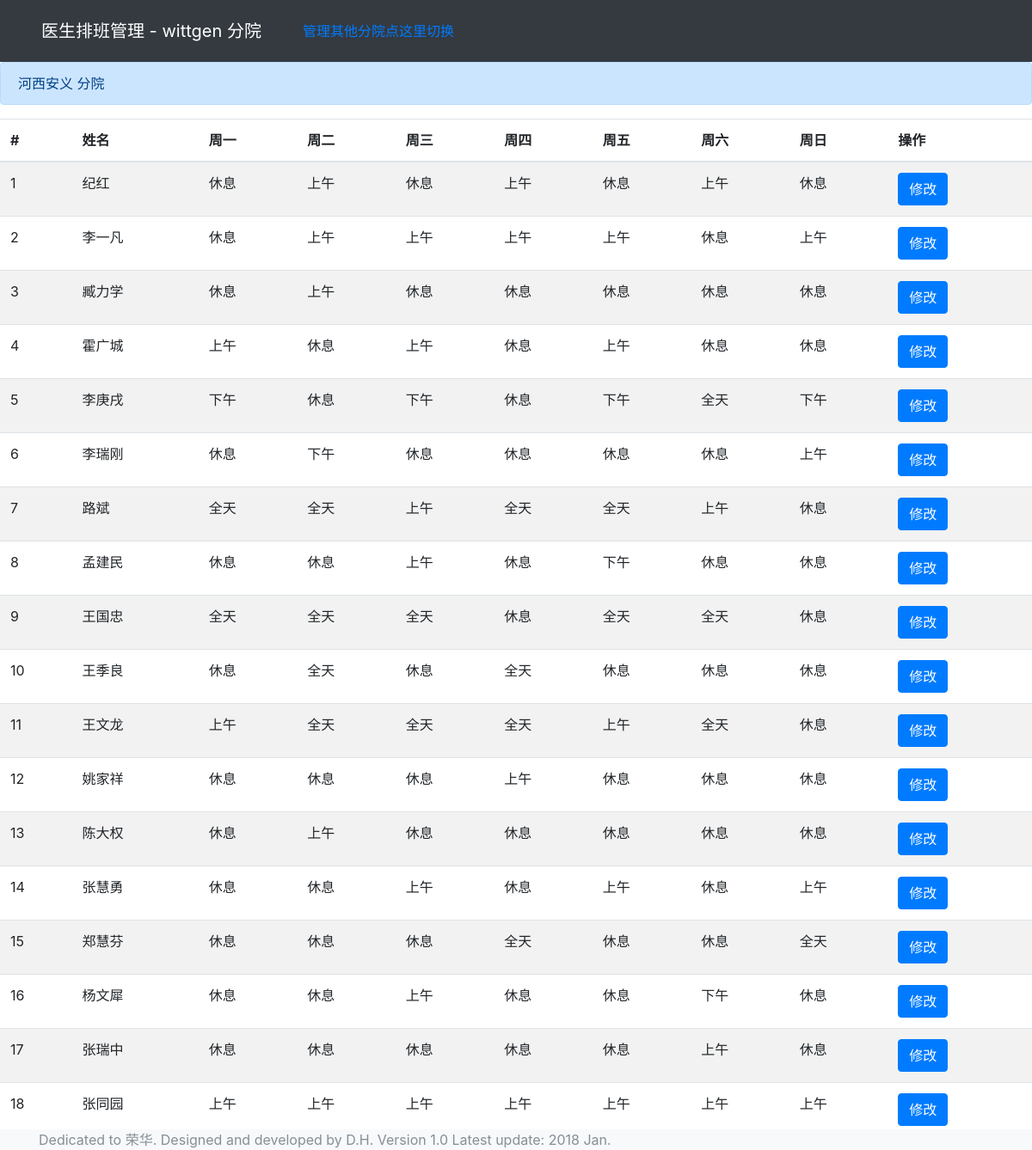
Screenshot of /schedule/6/bybranch/ (signed in) with the database file from the repository.
### schedule/models.py (models this page shows, shortened)
class Branch(models.Model): #分院名字
    b_name = models.CharField(max_length=50)

class Arrange(models.Model): #医生出诊排班
    doctor = models.ForeignKey(Doctor, on_delete=models.CASCADE)
    branch = models.ForeignKey(Branch, on_delete=models.CASCADE)
    MORNING = "上午"
    AFTERNOON ="下午"
    WHOLEDAY = "全天"
    DAYOFF = "休息"
    PLAN_CHOICE = (
                    (MORNING,"上午"),
                    (AFTERNOON,"下午"),
                    (WHOLEDAY,"全天"),
                    (DAYOFF, "休息"),
                  )
    mon = models.CharField(max_length=10, choices=PLAN_CHOICE, default=DAYOFF)
    tue = models.CharField(max_length=10, choices=PLAN_CHOICE, default=DAYOFF)
    wed = models.CharField(max_length=10, choices=PLAN_CHOICE, default=DAYOFF)
    thu = models.CharField(max_length=10, choices=PLAN_CHOICE, default=DAYOFF)
    fri = models.CharField(max_length=10, choices=PLAN_CHOICE, default=DAYOFF)
    sat = models.CharField(max_length=10, choices=PLAN_CHOICE, default=DAYOFF)
    sun = models.CharField(max_length=10, choices=PLAN_CHOICE, default=DAYOFF)
    class Meta:
        unique_together = ("doctor","branch")

class Doctor(models.Model):
    name = models.CharField(max_length=16)
    department = models.CharField(max_length=50) #儿科，妇科 like so...

### schedule/views.py (the view)
# urls.py: url(r'^(?P<b_id>[0-9]+)/bybranch/$', views.bybranch, name='bybranch'),
def bybranch(request, b_id):
    arrangeList = get_list_or_404(Arrange, branch_id=b_id)
    branchRow = get_object_or_404(Branch, id=b_id)
    context = {
        'arrangeList': arrangeList,
        'branchRow': branchRow,
    }
    return render(request, 'schedule/bybranch.html', context)

### templates/schedule/bybranch.html
{% extends "base.html" %}
{% block content %}
        <div class="alert alert-primary" role="alert">
          {{ branchRow.b_name }} 分院
        </div>
        {% if arrangeList %}
        <table class="table table-striped">
          <thead>
            <tr>
              <th scope="col">#</th>
              <th scope="col">姓名</th>
              <th scope="col">周一</th>
              <th scope="col">周二</th>
              <th scope="col">周三</th>
              <th scope="col">周四</th>
              <th scope="col">周五</th>
              <th scope="col">周六</th>
              <th scope="col">周日</th>
              <th scope="col">操作</th>
            </tr>
          </thead>
          <tbody>
            {% for arr in arrangeList %}
            <tr>
              <td>{{forloop.counter}}</td>
              <td>{{arr.doctor.name}}</td>
              <td>{{arr.mon}}</td>
              <td>{{arr.tue}}</td>
              <td>{{arr.wed}}</td>
              <td>{{arr.thu}}</td>
              <td>{{arr.fri}}</td>
              <td>{{arr.sat}}</td>
              <td>{{arr.sun}}</td>
              <td>
                {% if user.username == branchRow.b_name or user.is_superuser %}
                <a class="btn btn-primary" href="{% url 'schedule:arrange_update' arr.id %}" role="button">修改</a>
                {% else %}
                <p>*</p>
                {% endif %}
              </td>
            </tr>
            {% endfor %}
          </tbody>
        </table>
        {% endif %}
{% endblock %}

### templates/header.html
{% load staticfiles %}
<header>
	<nav class="navbar navbar-dark bg-dark box-shadow">
	{% if user.is_authenticated %}
	  <div class="navbar navbar-header">
		  <a class="navbar navbar-brand" href="#">医生排班管理 - {{ user.username }} 分院 </a>
	      <a class="navbar nav-right" href="{% url 'account:user_logout' %}">管理其他分院点这里切换</a>
	  </div>
	{% else %}
	  <div class="navbar navbar-header">
		  <a class="navbar navbar-brand" href="#">医生排班</a>
	      <a class="btn btn-outline-success my-2 my-sm-0" href="{% url 'account:user_login' %}">Sign in</a>
	  </div>
	{% endif %}
	</nav>
</header>

### rows the page displays
Branch: b_name "河西安义"
Arrange: doctor.name "纪红", mon "休息", tue "上午", wed "休息", thu "上午", fri "休息", sat "上午", sun "休息"
Arrange: doctor.name "李一凡", mon "休息", tue "上午", wed "上午", thu "上午", fri "上午", sat "休息", sun "上午"
Arrange: doctor.name "臧力学", mon "休息", tue "上午", wed "休息", thu "休息", fri "休息", sat "休息", sun "休息"
Arrange: doctor.name "霍广城", mon "上午", tue "休息", wed "上午", thu "休息", fri "上午", sat "休息", sun "休息"
Arrange: doctor.name "李庚戌", mon "下午", tue "休息", wed "下午", thu "休息", fri "下午", sat "全天", sun "下午"
Arrange: doctor.name "李瑞刚", mon "休息", tue "下午", wed "休息", thu "休息", fri "休息", sat "休息", sun "上午"
Arrange: doctor.name "路斌", mon "全天", tue "全天", wed "上午", thu "全天", fri "全天", sat "上午", sun "休息"
Arrange: doctor.name "孟建民", mon "休息", tue "休息", wed "上午", thu "休息", fri "下午", sat "休息", sun "休息"
Arrange: doctor.name "王国忠", mon "全天", tue "全天", wed "全天", thu "休息", fri "全天", sat "全天", sun "休息"
Arrange: doctor.name "王季良", mon "休息", tue "全天", wed "休息", thu "全天", fri "休息", sat "休息", sun "休息"
Arrange: doctor.name "王文龙", mon "上午", tue "全天", wed "全天", thu "全天", fri "上午", sat "全天", sun "休息"
Arrange: doctor.name "姚家祥", mon "休息", tue "休息", wed "休息", thu "上午", fri "休息", sat "休息", sun "休息"
Arrange: doctor.name "陈大权", mon "休息", tue "上午", wed "休息", thu "休息", fri "休息", sat "休息", sun "休息"
Arrange: doctor.name "张慧勇", mon "休息", tue "休息", wed "上午", thu "休息", fri "上午", sat "休息", sun "上午"
Arrange: doctor.name "郑慧芬", mon "休息", tue "休息", wed "休息", thu "全天", fri "休息", sat "休息", sun "全天"
Arrange: doctor.name "杨文犀", mon "休息", tue "休息", wed "上午", thu "休息", fri "休息", sat "下午", sun "休息"
Arrange: doctor.name "张瑞中", mon "休息", tue "休息", wed "休息", thu "休息", fri "休息", sat "上午", sun "休息"
Arrange: doctor.name "张同园", mon "上午", tue "上午", wed "上午", thu "上午", fri "上午", sat "上午", sun "上午"

### other values shown
{{ user.username }} "wittgen"
